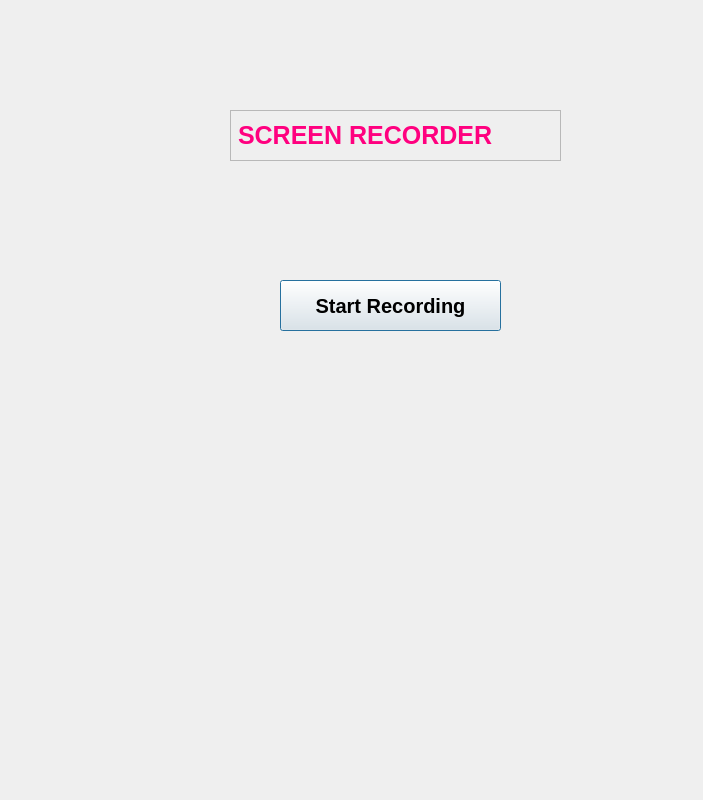
<?xml version="1.0" encoding="UTF-8"?>
<ui version="4.0">
 <class>Dialog</class>
 <widget class="QDialog" name="Dialog">
  <property name="geometry">
   <rect>
    <x>0</x>
    <y>0</y>
    <width>703</width>
    <height>800</height>
   </rect>
  </property>
  <property name="windowTitle">
   <string>Dialog</string>
  </property>
  <widget class="QPushButton" name="start">
   <property name="geometry">
    <rect>
     <x>280</x>
     <y>280</y>
     <width>221</width>
     <height>51</height>
    </rect>
   </property>
   <property name="font">
    <font>
     <pointsize>15</pointsize>
     <weight>75</weight>
     <bold>true</bold>
    </font>
   </property>
   <property name="text">
    <string>Start Recording</string>
   </property>
  </widget>
  <widget class="QLabel" name="label">
   <property name="geometry">
    <rect>
     <x>230</x>
     <y>110</y>
     <width>331</width>
     <height>51</height>
    </rect>
   </property>
   <property name="font">
    <font>
     <pointsize>19</pointsize>
     <weight>75</weight>
     <bold>true</bold>
    </font>
   </property>
   <property name="styleSheet">
    <string notr="true">color:rgb(255, 0, 127)</string>
   </property>
   <property name="frameShape">
    <enum>QFrame::StyledPanel</enum>
   </property>
   <property name="text">
    <string>SCREEN RECORDER</string>
   </property>
  </widget>
  <widget class="QLabel" name="stoprecording">
   <property name="geometry">
    <rect>
     <x>260</x>
     <y>370</y>
     <width>261</width>
     <height>31</height>
    </rect>
   </property>
   <property name="font">
    <font>
     <pointsize>12</pointsize>
    </font>
   </property>
   <property name="text">
    <string/>
   </property>
  </widget>
 </widget>
 <resources/>
 <connections/>
</ui>
